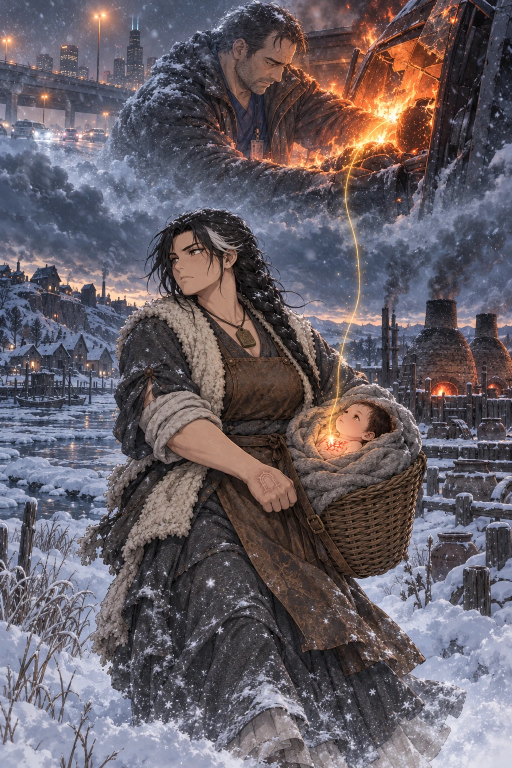
#> input picture art/frontispiece.webp, 1024 x 1536 px (shown at 1/2 size)
$ python -i illustrate.py   (imports and definitions only)
#> lines starting #> are read from the running program, lines starting #| are printed output that depends on the picture
#!/usr/bin/env python3
"""Light-novel illustrations via OpenAI's image models.

Run by Claude (the orchestrator) only, never by the author model or the
services: images cost money, so every prompt is hand-written by Claude and
stored as a spec in art/prompts/<id>.json:

  {"id": "char-dessa-silt", "kind": "character", "out": "art/characters/dessa-silt.png",
   "model": "gpt-image-2.5-sunburst", "size": "1024x1536", "quality": "high",
   "background": "transparent", "prompt": "...", "references": ["art/characters/x.png"],
   "caption": "...", "chapter": 3}

  python3 forge/illustrate.py [ID ...] [--force] [--dry]

The key is read from .env (OPENAI_API_KEY); it is never printed or logged.
Every generation is recorded (without the key) in art/ledger.jsonl.
"""
from __future__ import annotations

import base64
import json
import sys
import time
from concurrent.futures import ThreadPoolExecutor
from datetime import datetime
from pathlib import Path

import requests

ROOT = Path(__file__).resolve().parent.parent
ART = ROOT / "art"
PROMPTS = ART / "prompts"
LEDGER = ART / "ledger.jsonl"
API = "https://api.openai.com/v1/images"

# Shared art direction, prepended to every prompt so the whole book reads as one artist's work.
STYLE = (
    "ART DIRECTION (applies to the whole series): a premium JAPANESE LIGHT-NOVEL ILLUSTRATION in true anime style, the "
    "quality of an official colour insert or character-design plate from a published Japanese light novel. Crisp, clean "
    "black-brown LINE ART with tapering strokes; ANIME facial features (large luminous eyes with layered highlights and "
    "defined lashes, small refined nose, delicate mouth, anime hair rendered in clumps with sharp highlights); CEL SHADING "
    "with two or three tones per material, softened by gentle airbrushed gradients and a little painterly texture in "
    "backgrounds. Adults keep adult proportions (no chibi, no super-deformed). Costumes are intricate and believable, "
    "with real fabric weight, seams, patches, wear and grime. The palette is muted and wintry: slate grey, bone-white "
    "clay slip, ash grey, river-ice blue, wet-wool brown, with warm amber and coal-red firelight as the only strong colour; "
    "atmospheric rim light from fire or snow-glare. The fantasy world is a poor, pre-industrial frozen river town of potters "
    "and eel-fishers (clay yards, kilns, turf-and-daub houses, tallow light, frost), with no modern objects in that world. "
    "The tone is melancholy, dignified and quietly dark, never cute or glossy. Absolutely no text, letters, signatures, "
    "watermarks, borders, panels or speech bubbles anywhere in the image."
)


# [5 lines left out: function api_key, not called in this run]


def key_out(path: Path, color: str = "#FF00FF") -> None:
    """Turn a flat chroma backdrop into a clean alpha channel, with spill suppression."""
#> called with path = '../art/frontispiece.webp', color = '#FF00FF'
    import numpy as np
    from PIL import Image, ImageFilter
    im = np.asarray(Image.open(path).convert("RGB"), dtype=np.float32) / 255.0
    k = np.array([int(color[i:i + 2], 16) / 255.0 for i in (1, 3, 5)], dtype=np.float32)
    dist = np.sqrt(((im - k) ** 2).sum(axis=2))
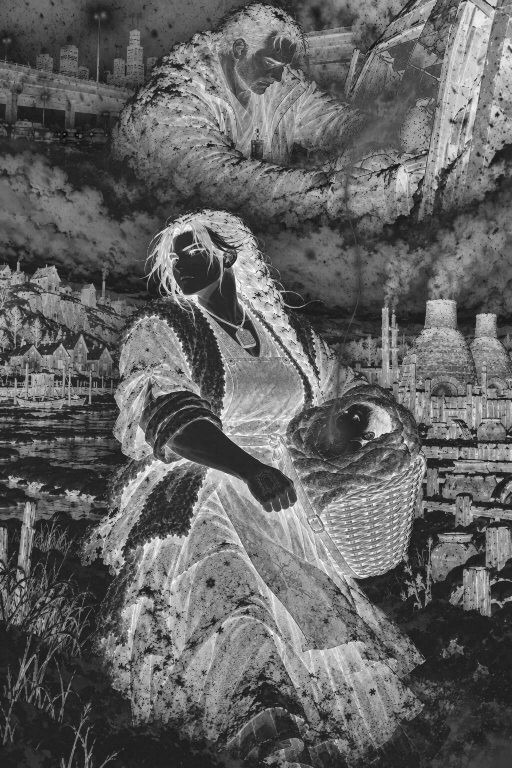
#> dist: shape (1536, 1024) float32 (shown at 1/2 size); min 0.698, max 1.41, mean 0.978; drawn with min black and max white
    alpha = np.clip((dist - 0.22) / (0.50 - 0.22), 0.0, 1.0)
#> alpha: shape (1536, 1024) float32; every value is 1
    # magenta spill on edges: pull R and B back toward G where they both exceed it
    spill = np.clip(np.minimum(im[..., 0], im[..., 2]) - im[..., 1], 0, 1)
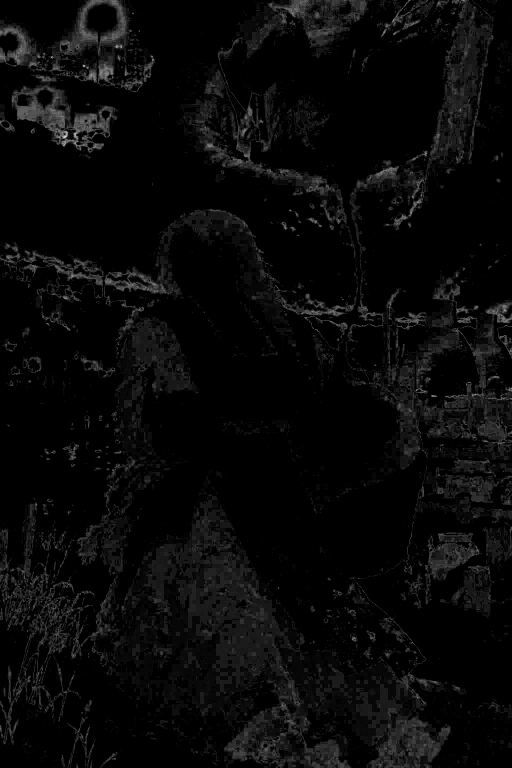
#> spill: shape (1536, 1024) float32 (shown at 1/2 size); min 0, max 0.118, mean 0.00416; drawn with min black and max white
    w = (1.0 - alpha * 0.6)[..., None]
#> w: shape (1536, 1024, 1) float32; every value is 0.4
    rgb = im.copy()
    rgb[..., 0] -= spill * w[..., 0]
    rgb[..., 2] -= spill * w[..., 0]
    rgb = np.clip(rgb, 0, 1)
    a = Image.fromarray((alpha * 255).astype(np.uint8)).filter(ImageFilter.MinFilter(3)).filter(ImageFilter.GaussianBlur(0.6))
#> a: PIL image 1024x1536 L; every value is 255
    out = Image.fromarray((rgb * 255).astype(np.uint8)).convert("RGBA")
    out.putalpha(a)
    out.save(path, optimize=True)


# [74 lines left out: functions generate, main, not called in this run]


# [2 lines not run here, left out]

>>> result = key_out('../art/frontispiece.webp')
